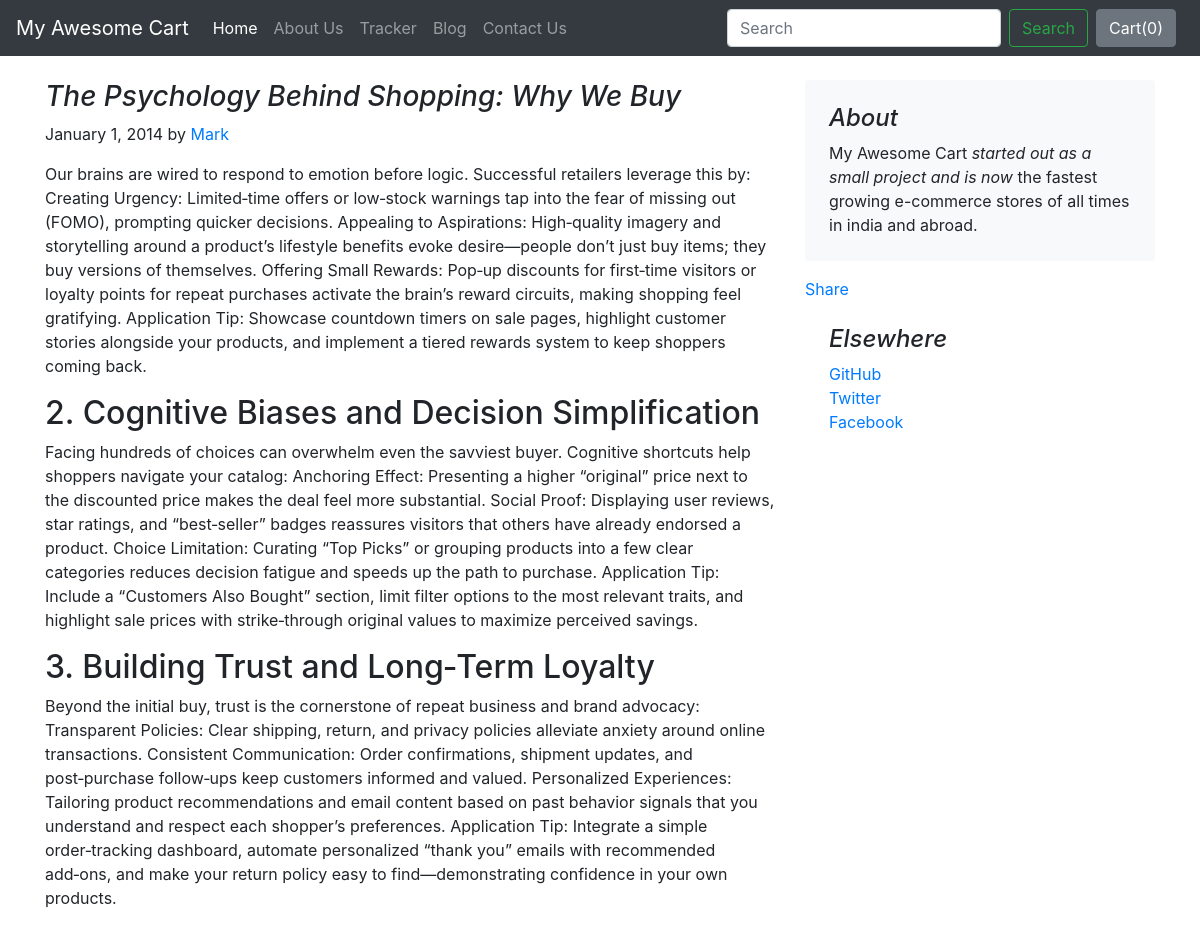
The app's page /blog/blogpost/4 with its own data.
### blog/models.py (models this page shows)
class Blogposts(models.Model):
    post_id = models.AutoField(primary_key = True)
    title = models.CharField(max_length = 100)
    head0 = models.CharField(max_length = 5000)
    chead0 = models.CharField(max_length = 5000)
    head1 = models.CharField(max_length = 100)
    chead1 = models.CharField(max_length = 5000)
    head2 = models.CharField(max_length = 100)
    chead2 = models.CharField(max_length = 5000)
    pub_date = models.DateField()
    thumbnail = models.ImageField(upload_to = 'shop/images', default = '')

### blog/views.py (the view)
# urls.py: path("blogpost/<int:id>", views.blogpost, name="Blogpost"),
def blogpost(request, id):
    post = Blogposts.objects.filter(post_id = id)[0]
    return render(request, 'blog/blogpost.html', {'post': post})

### blog/templates/blog/blogpost.html (shortened to what this page needs)
{% extends 'blog/basic.html' %}
{% block body %}
<div class="container">
    <div class="row mt-4">
        <div class="col-md-8 blog-main">
            <h3 class="font-italic">
                {{post.title}}
            </h3>
            <div class="blog-post">
                <p class="blog-post-meta">January 1, 2014 by <a href="#">Mark</a></p>
                <p>{{post.chead0}}</p>
                <h2>{{post.head1}}</h2>
                <p>{{post.chead1}}</p>
                <h2>{{post.head2}}</h2>
                <p>{{post.chead2}}</p>
            </div>
        </div>
        <aside class="col-md-4 blog-sidebar">
            <div class="p-4 mb-3 bg-light rounded">
                <h4 class="font-italic">About</h4>
                <p class="mb-0">My Awesome Cart <em>started out as a small project and is now</em> the fastest growing e-commerce stores of all times in india and abroad.</p>
            </div>
            <div class="fb-share-button" data-href="http://127.0.0.1:8000/blog/blogpost/{{post.post_id}}" data-layout="" data-size=""><a target="_blank" href="https://www.facebook.com/sharer/sharer.php?u=http%3A%2F%2F127.0.0.1%3A8000%2Fblog%2Fblogpost%2F1&amp;src=sdkpreparse" class="fb-xfbml-parse-ignore">Share</a></div>
            <div class="p-4">
                <h4 class="font-italic">Elsewhere</h4>
                <ol class="list-unstyled">
                    <li><a href="#">GitHub</a></li>
                    <li><a href="#">Twitter</a></li>
                    <li><a href="#">Facebook</a></li>
                </ol>
            </div>
        </aside>
    </div>
</div>
{% endblock %}

### records on screen
Blogposts: title "The Psychology Behind Shopping: Why We Buy", chead0 "Our brains are wired to respond to emotion before logic. Successful retailers leverage this by: Creating Urgency: Limited‑time offers or low‑stock warnings tap into the fear of missing out (FOMO), prompting quicker decisions. Appealing to Aspirations: High‑quality imagery and storytelling around a product’s lifestyle benefits evoke desire—people don’t just buy items; they buy versions of themselves. Offering Small Rewards: Pop‑up discounts for first‑time visitors or loyalty points for repeat purchases activate the brain’s reward circuits, making shopping feel gratifying. Application Tip: Showcase countdown timers on sale pages, highlight customer stories alongside your products, and…", head1 "2. Cognitive Biases and Decision Simplification", chead1 "Facing hundreds of choices can overwhelm even the savviest buyer. Cognitive shortcuts help shoppers navigate your catalog: Anchoring Effect: Presenting a higher “original” price next to the discounted price makes the deal feel more substantial. Social Proof: Displaying user reviews, star ratings, and “best‑seller” badges reassures visitors that others have already endorsed a product. Choice Limitation: Curating “Top Picks” or grouping products into a few clear categories reduces decision fatigue and speeds up the path to purchase. Application Tip: Include a “Customers Also Bought” section, limit filter options to the most relevant traits, and highlight sale prices with strike‑through…", head2 "3. Building Trust and Long‑Term Loyalty", chead2 "Beyond the initial buy, trust is the cornerstone of repeat business and brand advocacy: Transparent Policies: Clear shipping, return, and privacy policies alleviate anxiety around online transactions. Consistent Communication: Order confirmations, shipment updates, and post‑purchase follow‑ups keep customers informed and valued. Personalized Experiences: Tailoring product recommendations and email content based on past behavior signals that you understand and respect each shopper’s preferences. Application Tip: Integrate a simple order‑tracking dashboard, automate personalized “thank you” emails with recommended add‑ons, and make your return policy easy to find—demonstrating confidence in…"
